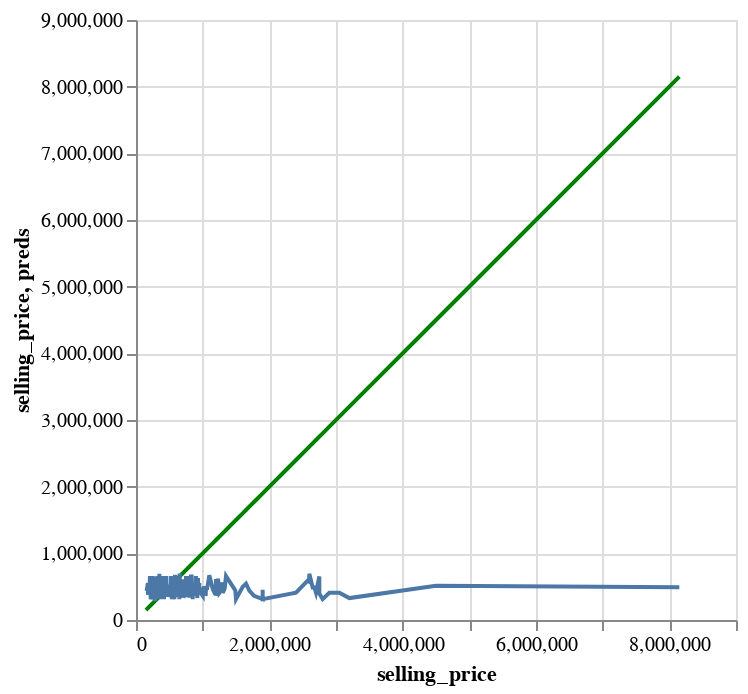

The code cell stored with this chart in its notebook:
### Code cell
# Solution
perfect_val = alt.Chart(y_val).mark_line(color='green').encode(
    x='selling_price',
    y='selling_price'
)

df_val = y_val.copy()
df_val['preds'] = y_val_preds_knn_50_man

pred_chart_val = alt.Chart(df_val).mark_line().encode(
    x='selling_price',
    y='preds'
  )

perfect_val + pred_chart_val

### Figure 1 — Vega-Lite specification as saved in the notebook (floating-point values rounded to 4 significant figures; data arrays with more than 128 entries replaced by an {"elided": "..."} marker saying what was removed)
{"config": {"view": {"continuousWidth": 300, "continuousHeight": 300}}, "layer": [{"data": {"name": "data-9efb67be2f8ce8ee6884467020d306ed"}, "mark": {"type": "line", "color": "green"}, "encoding": {"x": {"field": "selling_price", "type": "quantitative"}, "y": {"field": "selling_price", "type": "quantitative"}}}, {"data": {"name": "data-89a678a975ee246681a5b6e3f92c427d"}, "mark": {"type": "line"}, "encoding": {"x": {"field": "selling_price", "type": "quantitative"}, "y": {"field": "preds", "type": "quantitative"}}}], "$schema": "https://vega.github.io/schema/vega-lite/v5.20.1.json", "datasets": {"data-9efb67be2f8ce8ee6884467020d306ed": {"elided": "466 records"}, "data-89a678a975ee246681a5b6e3f92c427d": {"elided": "466 records"}}}
